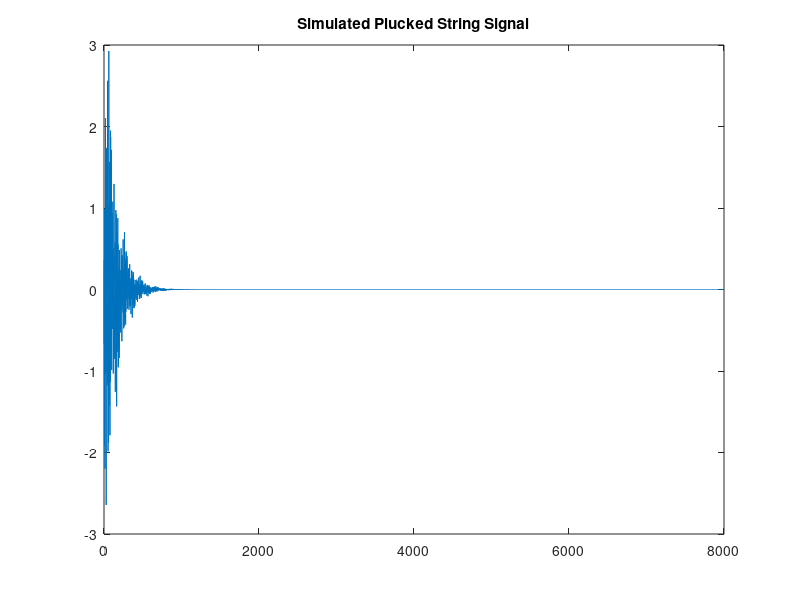
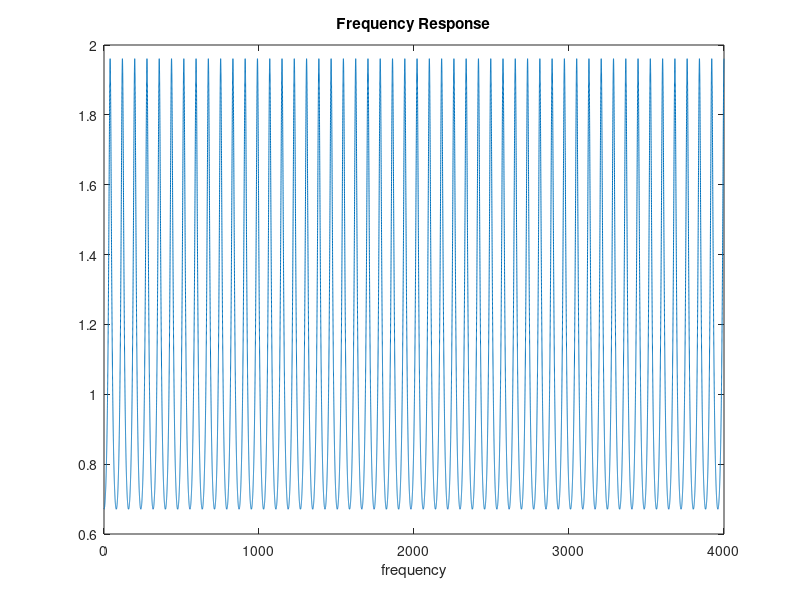

The MATLAB source for these figures, in order:
%% Lab 8

N = 100;
K = 0.98;

b = [1];
a = [1,zeros(1,100),0.5*K,0.5*K];

Fs = 8000;
L = Fs-N;
x = [randn(1,N) zeros(1,L)];
y = filter(b,a,x);
soundsc(y);
figure(1)
plot(y)

title('Simulated Plucked String Signal')

[H,w] = freqz(b,a,2^16);
figure(2)
plot(w/pi*Fs/2,abs(H))
xlabel('frequency')
title('Frequency Response')

%% Changing K

N = 100;
K = 0.5;

b = [1];
a = [1,zeros(1,100),0.5*K,0.5*K];

Fs = 8000;
L = Fs-N;
x = [1 zeros(1,L)];
y = filter(b,a,x);
soundsc(y,Fs);
figure(1)
plot(y)

title('Simulated Plucked String Signal')

[H,w] = freqz(b,a,2^16);
figure(2)
plot(w/pi*Fs/2,abs(H))
xlabel('frequency')
title('Frequency Response')

%% Changing N

N = 200;
K = 0.98;

b = [1];
a = [1,zeros(1,100),0.5*K,0.5*K];

Fs = 8000;
L = Fs-N;
x = [1 zeros(1,L)];
y = filter(b,a,x);
soundsc(y,Fs);
figure(1)
plot(y)

title('Simulated Plucked String Signal')

[H,w] = freqz(b,a,2^16);
figure(2)
plot(w/pi*Fs/2,abs(H))
xlabel('frequency')
title('Frequency Response')

%% Changing x

N = 100;
K = 0.5;

b = [1];
a = [1,zeros(1,100),0.5*K,0.5*K];

Fs = 8000;
L = Fs-N;
x = [randn(1,N) zeros(1,L)];
y = filter(b,a,x);
soundsc(y,Fs);
figure(1)
plot(y)

title('Simulated Plucked String Signal')

[H,w] = freqz(b,a,2^16);
figure(2)
plot(w/pi*Fs/2,abs(H))
xlabel('frequency')
title('Frequency Response')

%% Fundamental Freq

Fs = 8000;
d = 0.5;
N = 100;
L = Fs-N;
K = 0.5;

b = [1];
a = [1,zeros(1,100),0.5*K,0.5*K];

Fo = Fs / (N+d);

x = [1, zeros(1,L)];
y = filter(b,a,x);
soundsc(y,Fs);
figure(1)
plot(y)

title('Simulated Plucked String Signal')

%% Comb Filter

N = 100;
K = 0.98;

b = [1];
a = [1,zeros(1,N),0.5*K];

Fs = 8000;
L = Fs-N;
x = [randn(1,N) zeros(1,L)];
y = filter(b,a,x);
soundsc(y);
figure(1)
plot(y)

title('Simulated Plucked String Signal')

[H,w] = freqz(b,a,2^16);
figure(2)
plot(w/pi*Fs/2,abs(H))
xlabel('frequency')
title('Frequency Response')
